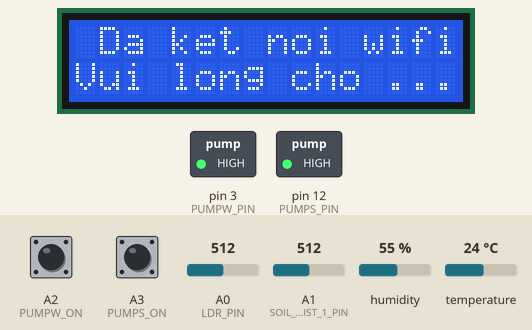
The sketch below on a simulated Arduino Mega 2560, built with avr-gcc and run on an emulated ATmega2560. On the bench: 16×2 character LCD, switched loads named in the sketch (green lamp = pin HIGH). Dashed ring = blinking. The inputs (shaded band) are chosen by the test bench; at power-on: A2 (PUMPW_ON) HIGH, A3 (PUMPS_ON) HIGH, A0 (LDR_PIN) = 512, A1 (SOIL_MOIST_1_PIN) = 512, humidity 55 %, temperature 24 °C. The modem accepts every AT command (registered, SIM ready, sends succeed) and sends nothing else; what the sketch prints to the serial monitor is not drawn.

Above: at 2.8 s.
2.9 s: A2 (PUMPW_ON) pulled LOW for 3.2 s
At 6.7 s:
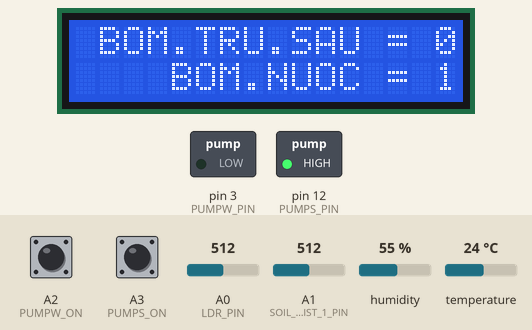
7.6 s: A3 (PUMPS_ON) pulled LOW for 0.15 s
At 8.1 s:
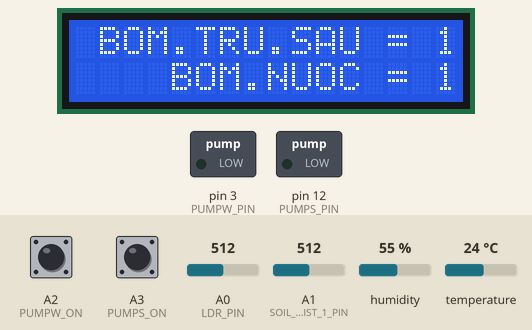
9.2 s: A2 (PUMPW_ON) pulled LOW for 0.15 s
At 10.4 s:
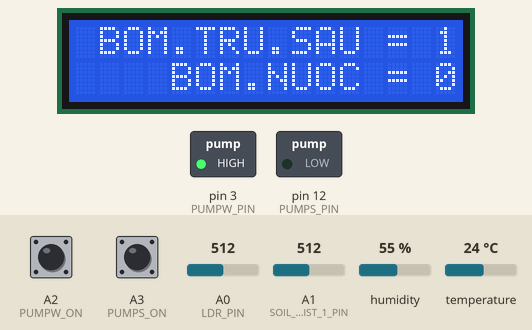
10.8 s: A3 (PUMPS_ON) pulled LOW for 3.2 s
At 13.9 s:
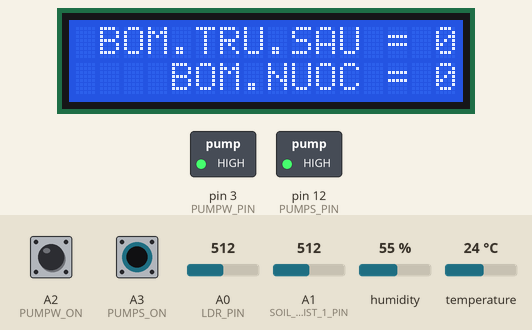
Timing chart, 0 to 15.4 s (numbered marks = the images above; inputs shaded):
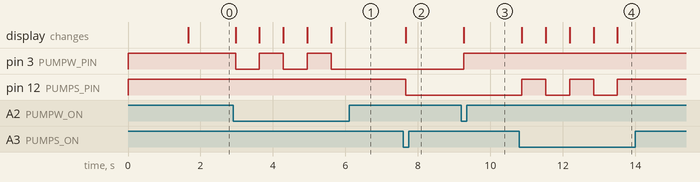

The sketch:

ReadDHT22_Lumen_Soil_LCD_relay_bt_auto_thingspeak.ino
```cpp
/* Chương trình đọc nhiệt độ, độ ẩm từ cảm biến DHT
  Thêm chức năng đọc cảm biến ánh sáng
  Thêm chức năng đọc cảm biến độ ẩm đất
  Thêm hiển thị LCD
  Thêm chức năng điều khiển tưới tiêu bằng tay 2 bơm
  Thêm chức năng điều khiển tự động bơm khi thiếu nước
  Thêm chức năng cập nhật dữ liệu qua cloud thingspeak
  HocARM NDTR BOT by hocARM.org
  -------------------------------------------------
// Kết nối
// DHT       | Arduino Uno
//---------------------------
// VCC(1)    |  5V
// DATA(2)   |  2
// NC(3)     |  x
// GND(4)    |  GND
// Nối trở 10k giữa chân 1 và chân 2
//----------------
//Cảm biến độ ẩm | Arduino
//--------------------------
// VCC(1)    	 |  5V
// GND(2)   	 |  GND
// D0(3)  	     |  x
// A0(4)    	 |  A1
// Cảm biến ánh sáng nối chân A0
//-------------------------------
// 2 nút nhấn sẽ được kết nối với chân A2 và A3
// 2 relay nối với chân 3 và chân 12
   Kết nối
   ESP8266   |  Arduino  | Nguồn ngoài
   VCC       |  x    	 | 3.3v
   GND       |  GND   	 | GND
   CH_PD     |  x    	 | 3.3v
   RX        |  11       | x
   TX        |  10       | x
*/

#include "DHT.h"

#include <LiquidCrystal.h>
#include <SoftwareSerial.h>

SoftwareSerial Serial1(10, 11); // RX, TX

#define DHTPIN 2     // Chân DATA nối với PD0
#define LDR_PIN A0    // Chân PE3 nối với chân OUT cảm biến as
#define SOIL_MOIST_1_PIN A1 // Chân PE4 nối với cảm biến độ ẩm
// Relay, nút nhấn
#define PUMPW_ON A2   //Nút có sẵn trên kit
#define PUMPW_PIN 3
#define PUMPS_ON A3   //Nút có sẵn trên kit
#define PUMPS_PIN 12

#define IP "184.106.153.149"// thingspeak.com ip
//#define GREEN_LED 13

// Uncomment loại cảm biến bạn sử dụng, nếu DHT11 thì uncomment DHT11 và comment DHT22
//#define DHTTYPE DHT11   // DHT 11
#define DHTTYPE DHT22   // DHT 22  (AM2302), AM2321
//#define DHTTYPE DHT21   // DHT 21 (AM2301)
// Biến lưu các giá trị cảm biến
int humDHT;
int tempDHT;

int lumen;
int DARK_LIGHT = 40;

int soilMoist;
int DRY_SOIL = 40;
int WET_SOIL = 60;

// Biến lưu trạng thái bơm
boolean pumpWaterStatus = 0;
boolean pumpPesStatus = 0;
int timePumpOn = 30; // Thời gian bật bơm nước
// Biến cho timer
long sampleTimingSeconds = 60; // ==> Thời gian đọc cảm biến (s)
long startTiming = 0;
long elapsedTime = 0;

char msg[] = "GET /update?key=xxxxxxxx";	// Thay xxxxxxxx bằng API key của bạn
char cmd[100];
char aux_str[100];
int legth;

// Khởi tạo cảm biến
DHT dht(DHTPIN, DHTTYPE);
// Khởi tạo LCD
LiquidCrystal lcd(9, 8, 7, 6, 5, 4);
void setup() {
  pinMode(PUMPW_PIN, OUTPUT);
  pinMode(PUMPS_PIN, OUTPUT);
  pinMode(PUMPW_ON, INPUT_PULLUP); // Nut pullup
  pinMode(PUMPS_ON, INPUT_PULLUP); // Nut pullup
  aplyCmd();
  // Khởi tạo cổng serial baud 115200
  Serial.begin(115200);
  Serial1.begin(9600);
  Serial.println("HocARM NDTR Bot!");
  // Bắt đầu đọc dữ liệu
  dht.begin();
  lcd.begin(16, 2);
  lcd.print("HocARM NDTR Bot!*");
  lcd.setCursor(0, 1);
  lcd.print("Xin chao ong chu");
  connectWiFi();
  readSensors(); // Khởi tạo đọc cảm biến
  startTiming = millis(); // Bắt đầu đếm thời gian
  lcd.clear();
  lcd.setCursor(1, 0);
  lcd.print("Da ket noi wifi");
  lcd.setCursor(0, 1);
  lcd.print("Vui long cho ...");
}

void loop() {
  // Khởi tạo timer
  elapsedTime = millis() - startTiming;
  readLocalCmd();

  if (elapsedTime > (sampleTimingSeconds * 1000))
  {
    readSensors();
    printData();
    showDataLCD();
    autoControlPlantation();
    updateDataThingSpeak();
    startTiming = millis();
  }
}
int getLumen(int anaPin)
{
  int anaValue = 0;
  for (int i = 0; i < 10; i++) // Đọc giá trị cảm biến 10 lần và lấy giá trị trung bình
  {
    anaValue += analogRead(anaPin);
    delay(50);
  }

  anaValue = anaValue / 10;
  anaValue = map(anaValue, 1023, 0, 0, 100); //Tối:0  ==> Sáng 100%

  return anaValue;
}
int getSoilMoist()
{
  int i = 0;
  int anaValue = 0;
  for (i = 0; i < 10; i++)  //
  {
    anaValue += analogRead(SOIL_MOIST_1_PIN); //Đọc giá trị cảm biến độ ẩm đất
    delay(50);   // Đợi đọc giá trị ADC
  }
  anaValue = anaValue / (i);
  anaValue = map(anaValue, 1023, 0, 0, 100); //Ít nước:0%  ==> Nhiều nước 100%
  return anaValue;
}
void readSensors(void)
{
  tempDHT = dht.readTemperature();   //Đọc nhiệt độ DHT22
  humDHT = dht.readHumidity();       //Đọc độ ẩm DHT22
  lumen = getLumen(LDR_PIN);         //Đọc ánh sáng
  soilMoist = getSoilMoist();        //Đọc cảm biến độ ẩm đất
}
void showDataLCD(void)
{
  //  lcd.clear();            //Xóa màn hình
  lcd.setCursor(0, 1);
  lcd.print(" DO.AM% = ");
  lcd.print(humDHT);
  lcd.println("  % " );

  lcd.setCursor(1, 0);
  lcd.print(" NH.DO = ");
  lcd.print(tempDHT);
  lcd.println(" *C ");
  delay(1000);
  lcd.clear();
  lcd.setCursor(0, 1);
  lcd.print(" AM.DAT% = ");
  lcd.print(soilMoist);
  lcd.println("  %   " );

  lcd.setCursor(1, 0);
  lcd.print("A.SANG% = ");
  lcd.print(lumen);
  lcd.println(" %  ");
  delay(1000);
  lcd.clear();
  lcd.setCursor(0, 1);
  lcd.print("    BOM.NUOC = ");
  lcd.print(pumpWaterStatus);
  lcd.println("      " );

  lcd.setCursor(1, 0);
  lcd.print("BOM.TRU.SAU = ");
  lcd.print(pumpPesStatus);
  lcd.println("    ");
  delay(1000);
}
void printData(void)
{
  // IN thông tin ra màn hình
  Serial.print("Do am: ");
  Serial.print(humDHT);
  Serial.print(" %\t");
  Serial.print("Nhiet do: ");
  Serial.print(tempDHT);
  Serial.print(" *C\t");
  Serial.print("Anh sang: ");
  Serial.print(lumen);
  Serial.print(" %\t");
  Serial.print("Do am dat: ");
  Serial.print(soilMoist);
  Serial.println(" %");
}
void showPumpLCD(void)
{

  lcd.clear();
  lcd.setCursor(0, 1);
  //lcd.setCusor(0, 1);
  lcd.print("    BOM.NUOC = ");
  lcd.print(pumpWaterStatus);
  lcd.println("      " );

  lcd.setCursor(1, 0);
  //lcd.setCusor (1, 0);
  lcd.print("BOM.TRU.SAU = ");
  lcd.print(pumpPesStatus);
  lcd.println("    ");
//  delay(1000);
}
/***************************************************
  Hàm bật bơm nước
****************************************************/
void turnPumpOn()
{
  digitalWrite(PUMPW_PIN, LOW);
  pumpWaterStatus = 1;
  showPumpLCD();
  updateCmdThingSpeak();
  delay (timePumpOn * 1000);
  digitalWrite(PUMPW_PIN, HIGH);
  pumpWaterStatus = 0;
  showPumpLCD();
  updateCmdThingSpeak();
}
/****************************************************************
  Hàm đọc trạng thái bơm và kiểm tra nút nhấn
  (Nút nhấn mặc định là mức "CAO"):
****************************************************************/
void readLocalCmd()
{
  int digiValue = debounce(PUMPW_ON);
  if (!digiValue)
  {
    pumpWaterStatus = !pumpWaterStatus;
    showPumpLCD();
    aplyCmd();
    updateCmdThingSpeak();
  }
  digiValue = debounce(PUMPS_ON);
  if (!digiValue)
  {
    pumpPesStatus = !pumpPesStatus;
    showPumpLCD();
    aplyCmd();
    updateCmdThingSpeak();
  }
}
/***************************************************
  Thực hiện điều khiển các bơm
****************************************************/
void aplyCmd()
{
  if (pumpWaterStatus == 1) digitalWrite(PUMPW_PIN, LOW);
  if (pumpWaterStatus == 0) digitalWrite(PUMPW_PIN, HIGH);

  if (pumpPesStatus == 1) digitalWrite(PUMPS_PIN, LOW);
  if (pumpPesStatus == 0) digitalWrite(PUMPS_PIN, HIGH);
}
/***************************************************
  Hàm kiểm tra trạng thái phím bấm
****************************************************/
boolean debounce(int pin)
{
  boolean state;
  boolean previousState;
  const int debounceDelay = 60;

  previousState = digitalRead(pin);
  for (int counter = 0; counter < debounceDelay; counter++)
  {
    delay(1);
    state = digitalRead(pin);
    if (state != previousState)
    {
      counter = 0;
      previousState = state;
    }
  }
  return state;
}
/***************************************************
   Chức năng tự động tưới tiêu
****************************************************/
void autoControlPlantation()
{
  //--------------------------------- BƠM NƯỚC ------//
  if (soilMoist < DRY_SOIL && lumen > DARK_LIGHT)
  {
    turnPumpOn();
  }
}
// Hàm gửi lệnh AT
int8_t sendATcommand(char* ATcommand, char* expected_answer, unsigned int timeout) {

  uint8_t x = 0,  answer = 0;
  char response[100];
  unsigned long previous;

  memset(response, '\0', 100);    // xóa buffer

  delay(100);

  while ( Serial1.available() > 0) Serial1.read();   // đọc input

  Serial1.println(ATcommand);    // Gửi lệnh AT

  x = 0;
  previous = millis();

  // Chờ phản hồi
  do {
    if (Serial1.available() != 0) {
      // Nếu có dữ liệu trong buffer UART, đọc và kiểm tra nó với expected_answer
      response[x] = Serial1.read();
      x++;
      // Nếu đúng thì trả kết quả answer = 1, thoát hàm
      if (strstr(response, expected_answer) != NULL)
      {
        answer = 1;
      }

    }
  } while ((answer == 0) && ((millis() - previous) < timeout)); // Nếu sai thì tiếp tục thử lại cho tới hết thời gian timeout
  Serial.println(response);   // In giá trị nhận được để debug
  return answer;
}
// Hàm gửi lệnh AT 2 để gửi dữ liệu
int8_t sendATcommand2(char* ATcommand, char* expected_answer1,
                      char* expected_answer2, unsigned int timeout) {

  uint8_t x = 0,  answer = 0;
  char response[100];
  unsigned long previous;

  memset(response, '\0', 100);    // Khởi tạo lại chuỗi về 0

  delay(100);

  while ( Serial1.available() > 0) Serial1.read();   // Xóa buffer

  Serial1.println(ATcommand);    // Gửi lệnh AT

  x = 0;
  previous = millis();

  // Chờ phản hồi
  do {
    // Nếu có dữ liệu từ UART thì đọc và kiểm tra
    if (Serial1.available() != 0) {
      response[x] = Serial1.read();
      x++;
      // Trả về giá trị 1 nếu nhận được expected_answer1
      if (strstr(response, expected_answer1) != NULL)
      {
        answer = 1;
      }
      // Trả về giá trị 2 nếu nhận được expected_answer2
      else if (strstr(response, expected_answer2) != NULL)
      {
        answer = 2;
      }
    }
  }
  // Đợi time out
  while ((answer == 0) && ((millis() - previous) < timeout));
  Serial.println(response);   // In giá trị nhận được để debug
  return answer;
}
/***************************************************
  Kết nối wifi
****************************************************/
void connectWiFi(void)
{
  sendATcommand("AT", "OK", 5000);                //Kiểm tra kết nối
  sendATcommand("AT+CWMODE=1", "OK", 5000);       //Cấu hình chế độ station
  sendATcommand("AT+CWJAP=\"ten_wifi\",\"mat_khau\"", "OK", 5000);  //Thay ten_wifi và mat_khau của bạn
  sendATcommand("AT+CIPMUX=1", "OK", 5000);       // Bật chế độ đa kết nối
  sendATcommand("AT+CIFSR", "OK", 5000); // Hiển thị ip
  Serial.println("ESP8266 Connected");
}

/***************************************************
  Kết nối với ThingsSpeak.com
****************************************************/
void startThingSpeakCmd(void)
{
  memset(aux_str, '\0', 100);
  snprintf(aux_str, sizeof(aux_str), "AT+CIPSTART=1,\"TCP\",\"%s\",80", IP);
  if (sendATcommand2(aux_str, "OK",  "ERROR", 20000) == 1)
  {
    Serial.println("OK Connected Thingspeak");
  }
}
/***************************************************
  Gửi data lên channel ThingsSpeak.com
****************************************************/
void sendThingSpeakCmd(void)
{
  memset(aux_str, '\0', 100);
  sprintf(aux_str, "AT+CIPSEND=1,%d", legth);
  if (sendATcommand2(aux_str, ">", "ERROR", 20000) == 1)
  {
    Serial.println(cmd);
    sendATcommand2(cmd, "SEND OK", "ERROR", 30000);
  }
}
/***************************************************
  Truyền tất cả dữ liệu lên thingspeak.com và đóng kết nối
****************************************************/
void updateDataThingSpeak(void)
{
  startThingSpeakCmd();
  // Gửi toàn bộ thông tin cảm biến cũng như trạng thái lên thingspeak
  sprintf(cmd, "%s&field1=%d&field2=%d&field3=%d&field4=%d&field5=%d&field6=%d", msg, tempDHT, humDHT, lumen, soilMoist, pumpWaterStatus, pumpPesStatus);
  legth = strlen(cmd) + 2;
  sendThingSpeakCmd();
  sendATcommand("AT+CIPCLOSE=1", "OK", 5000);
}

/***************************************************
  Cập nhật trạng thái bơm lên thingspeak.com
****************************************************/
void updateCmdThingSpeak(void)
{
  for (int i = 0; i < 1; i++)     // Thực hiện 2 lần cho chắc ăn
  {
    startThingSpeakCmd ();
    // Cập nhật trạng thái bơm
    sprintf(cmd, "%s&field5=%d&field6=%d", msg, pumpWaterStatus, pumpPesStatus);
    legth = strlen(cmd) + 2;
    sendThingSpeakCmd();
    sendATcommand("AT+CIPCLOSE=1", "OK", 5000);
  }
}
```

Measured:
- after the input at 2.9 s, pin 3 (PUMPW_PIN): alternates HIGH for 0.66 s and LOW for 0.66 s, 5 changes in all, then stays LOW, starting after 0.07 s; the display: changes after 0.07 s (image 1)
- after the input at 7.6 s, pin 12 (PUMPS_PIN): HIGH → LOW after 0.07 s; the display: changes after 0.07 s (image 2)
- after the input at 9.2 s, pin 3 (PUMPW_PIN): LOW → HIGH after 0.07 s; the display: changes after 0.07 s (image 3)
- after the input at 10.8 s, pin 12 (PUMPS_PIN): alternates HIGH for 0.66 s and LOW for 0.66 s, 5 changes in all, then stays HIGH, starting after 0.07 s; the display: changes after 0.07 s (image 4)
